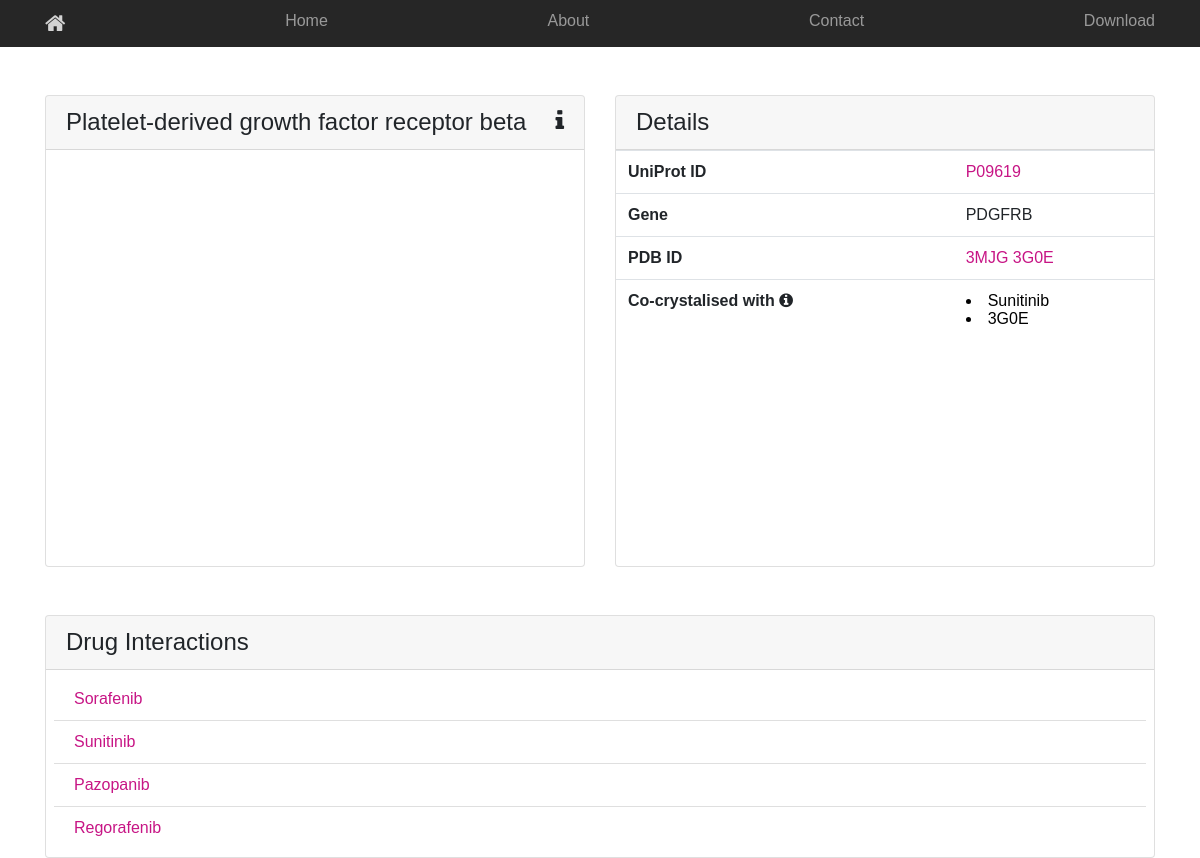
Page /repos/target/P09619/ on the committed database.
### repos/models.py (models this page shows, shortened)
class Target(models.Model):
    uniprot_ID = models.CharField(max_length=20, primary_key=True)
    protein_name = models.CharField(max_length=100)
    gene_name = models.CharField(max_length=20)

class PDB(models.Model):
    drug = models.ForeignKey(Drug, on_delete=models.CASCADE)
    target = models.ForeignKey(Target, on_delete=models.CASCADE)
    PDB_ID = models.CharField(max_length=5)
    ligand_code = models.CharField(max_length=20)
    bound = models.BooleanField()

class Drug(models.Model):
    targets = models.ManyToManyField('Target')
    similar = models.ManyToManyField('self', symmetrical=True)
    drugbank_ID = models.CharField(max_length=10, primary_key=True)
    generic_name = models.CharField(max_length=100)
    brand_name = models.CharField(max_length=100)
    indication = models.CharField(max_length=1000)
    moa = models.CharField(max_length=1000)
    chembl_ID = models.CharField(max_length=20)
    approval = models.CharField(max_length=100)

### repos/views.py (the view)
# urls.py: path('target/<str:pk>/', views.TargetView.as_view(), name='target'),
class TargetView(generic.DetailView):
    model = Target
    template_name = 'repos/target.html'
    context_object_name = 'this_target'

### repos/templates/repos/target.html (shortened to what this page needs)
<!DOCTYPE html>
<html lang="en">
<head>
  {% load static %}
  <link rel="stylesheet" type="text/css" href="{% static 'bootstrap4/css/bootstrap.min.css' %}" />
  <link rel="stylesheet" type="text/css" href="{% static 'repos/style.css' %}" />
  <link rel="stylesheet" href="https://cdnjs.cloudflare.com/ajax/libs/font-awesome/4.7.0/css/font-awesome.min.css">
</head>
<body>
  <nav class="site-header sticky-top py-1">
    <div class="container d-flex flex-column flex-md-row justify-content-between">
      <a class="py-2" href="/repos/">
        <i class="fa fa-home whiteiconcolor" style="font-size:22px;"></i>
      </a>
      <a class="py-2 d-none d-md-inline-block {% if request.path == "/repos/" %} active-link{% endif %}" href="/repos/">Home</a>
      <a class="py-2 d-none d-md-inline-block {% if request.path == "/repos/about/" %} active-link{% endif %}" href="/repos/about/">About</a>
      <a class="py-2 d-none d-md-inline-block {% if request.path == "/repos/contact/" %} active-link{% endif %}" href="/repos/contact/">Contact</a>
      <a class="py-2 d-none d-md-inline-block {% if request.path == "/repos/about" %} active-link{% endif %}" href="/static/final_database_v10.csv" download onclick="return confirm('Do you want to download our database?')">Download</a>
    </div>
  </nav>
  <div class="container mt-5">
    <div class="card-deck">
      <div class="card">
        <h4 class="card-header">{{ this_target.protein_name }}<i class="fa fa-info fa-pull-right" title="Below is an interactive viewer displaying a cartoon representation of the first PDB structure listed on the right. If this structure includes a database drug, it is displayed as a ligand in stick form."></i></h4>
        <div class="card-body">
          <div id="viewport" style="width:100%; height:400px;"></div>
          </div>
      </div>
      <div class="card">
        <h4 class="card-header">Details</h4>
        <table class="table table-hover">
          <tbody>
              <tr>
                <th class="w-30">UniProt ID</th>
                  <td class="w-70"><a href="http://www.uniprot.org/uniprot/{{ this_target.uniprot_ID }}/" target="_blank">{{ this_target.uniprot_ID }}</a></td>
              </tr>
              <tr>
                <th>Gene</th>
                  <td>{{ this_target.gene_name }}</td>
              </tr>
              <tr>
                <th>PDB ID</th>
                  <td>
                    {% for pdb in this_target.pdb_set.all %}
                    <a href="http://www.rcsb.org/structure/{{pdb.PDB_ID}}/" target="_blank">{{ pdb.PDB_ID }}</a>
                    {% endfor %}
                  </td>
              </tr>
              <tr>
                <th>Co-crystalised with <i class="fa fa-info-circle" title="In cases where multiple structures of the target are present, this indicates which drug is co-crystallised as a ligand in each structure. Note that the target may not be bound to any drug listed in the database."></i></th>
                  <td>
                  {% for pdb in this_target.pdb_set.all %}
                  {% if pdb.bound %}
                  <li>{{ pdb.drug.generic_name }}</li>
                  <li>{{ pdb.PDB_ID }}</li>
                  {% endif %}
                  {% endfor %}
                </td>
              </tr>
            </tbody>
        </table>
      </div>
    </div>
  </div>
  <div class="container mt-5">
    <div class="card">
      <h4 class="card-header">Drug Interactions</h4>
      <div class="card-body">
        <ul class="list-group list-group-flush">
          {% for drug in this_target.drug_set.all %}
          <a class="list-group-item" href="/repos/drug/{{ drug.drugbank_ID }}/">{{drug.generic_name}}</a>
          {% endfor %}
        </ul>
      </div>
    </div>
  </div>
</body>
</html>

### repos/static/repos/style.css (style rules this page uses)
.card-body { padding: 0.5rem; }
table td { text-align: justify; }
.whiteiconcolor { color:LightGrey; }
.site-header { background-color: rgba(0, 0, 0, .85); -webkit-backdrop-filter: saturate(180%) blur(20px); backdrop-filter: saturate(180%) blur(20px); }
.site-header a { color: #999; transition: ease-in-out color .15s; }
li { color: black; text-align: left; }
a { color: MediumVioletRed; }
.table td, .table th { text-align: justify; }
* { box-sizing: border-box; }
body { font: 16px Arial; }
#viewport { border-radius: 6px; cursor: pointer; background: white; }

### rows in the picture
Target: protein_name "Platelet-derived growth factor receptor beta", uniprot_ID "P09619", gene_name "PDGFRB"
PDB: PDB_ID "3MJG"
PDB: PDB_ID "3G0E", drug.generic_name "Sunitinib"
Drug: generic_name "Sorafenib"
Drug: generic_name "Sunitinib"
Drug: generic_name "Pazopanib"
Drug: generic_name "Regorafenib"
